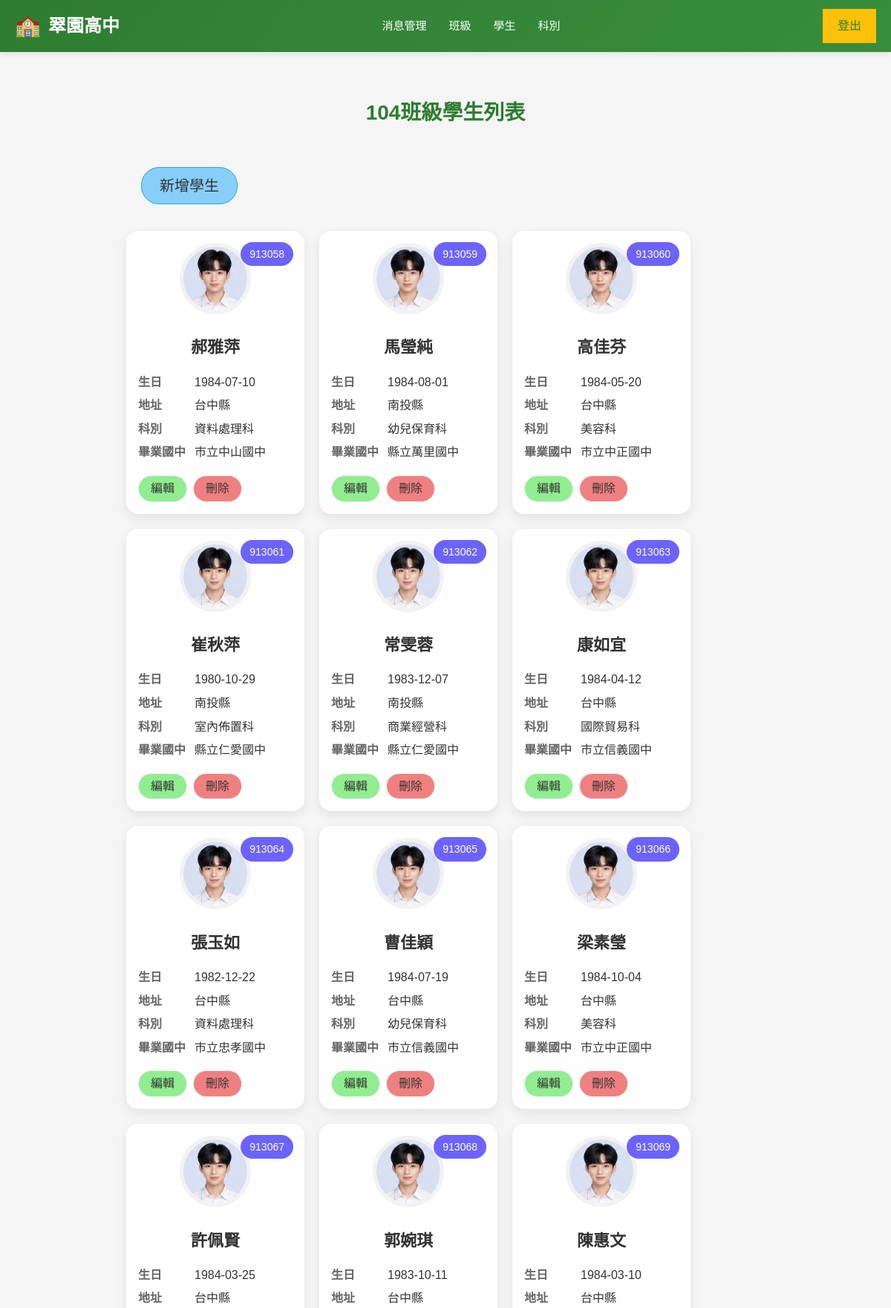
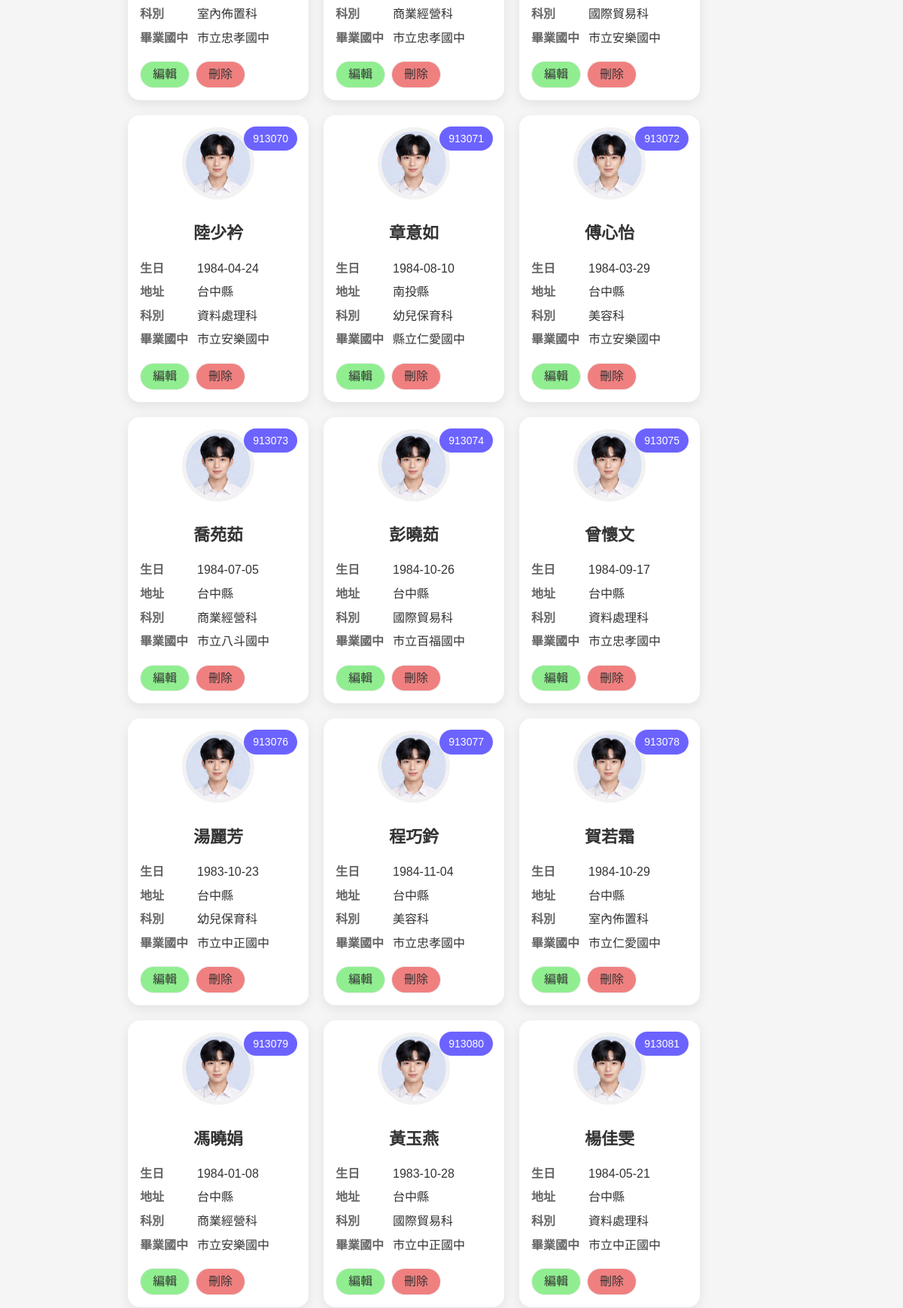
The page /school/admin.php?inc=class_students&code=104 (upper part) on the database its author committed (2 pictures, top to bottom).
### tables this page shows
CREATE TABLE `students` (
  `id` int(10) UNSIGNED NOT NULL,
  `school_num` int(6) DEFAULT NULL COMMENT '學號',
  `name` varchar(8) DEFAULT NULL COMMENT '姓名',
  `birthday` date DEFAULT NULL COMMENT '出生年月日',
  `uni_id` varchar(10) DEFAULT NULL COMMENT '身分證號碼',
  `addr` varchar(32) DEFAULT NULL COMMENT '住址',
  `parents` varchar(8) DEFAULT NULL COMMENT '家長',
  `tel` varchar(16) DEFAULT NULL COMMENT '電話',
  `dept` varchar(8) DEFAULT NULL COMMENT '科別',
  `graduate_at` varchar(16) DEFAULT NULL COMMENT '畢業國中',
  `status_code` varchar(4) DEFAULT NULL
);

CREATE TABLE `dept` (
  `id` int(10) UNSIGNED NOT NULL,
  `code` varchar(3) NOT NULL,
  `name` varchar(32) NOT NULL
);

CREATE TABLE `graduate_school` (
  `id` int(10) UNSIGNED NOT NULL,
  `county` varchar(8) NOT NULL,
  `name` varchar(64) NOT NULL
);

### school/include/class_students.php (the view)
<h2><?= $_GET['code']; ?>班級學生列表</h2>
<a href="?inc=add_student&code=<?= $_GET['code']; ?>" class='add-btn'>新增學生</a>
<?php
include_once "db_conn.php";
$sql="select
             `students`.`school_num`,
             `students`.`name`,
             `dept`.`name` as 'dept_name',
             `addr`,
             `uni_id`,
             `graduate_school`.`name` as 'graduate_school',
             `birthday`
        from `class_student`,
             `students`,
             `dept`,
             `graduate_school`
       where `class_student`.`class_code`='{$_GET['code']}' AND
             `class_student`.`school_num`=`students`.`school_num` AND
             `dept`.`id`=`students`.`dept` AND
             `graduate_school`.`id`=`students`.`graduate_at`";
$students=$pdo->query($sql)->fetchAll();
echo "<div class='student-list'>";
foreach($students as $student):?>
    <div class="student-card">
        <div class="student-id">
            <?= $student['school_num']; ?>
        </div>
        <div class="student-photo">
            <?php if(isset($student['header'])):;?>
            <img src="img/<?= $student['header']; ?>">
            <?php else :;?>
            <img src="img/<?= (mb_substr($student['uni_id'],1,1)==1)?'header_default_boy.jpg':'header_default_girl.jpg'; ?>">
            <?php endif;?>
        </div>
        <div class="student-name">
            <?= $student['name'] ?>
        </div>
        <div class="student-info">
            <div class="info-row">
                <span class="label">生日</span>
                <span class="value"><?= $student['birthday']; ?></span>
            </div>
            <div class="info-row">
                <span class="label">地址</span>
                <span class="value"><?= mb_substr($student['addr'],0,3); ?></span>
            </div>
            <div class="info-row">
                <span class="label">科別</span>
                <span class="value"><?= $student['dept_name']; ?></span>
            </div>
            <div class="info-row">
                <span class="label">畢業國中</span>
                <span class="value"><?= $student['graduate_school']; ?></span>
            </div>
            <div class="btn-row">
                <a class="edit-btn" href="?inc=edit_student&num=<?= $student['school_num']; ?>">編輯</a>
                <a class="del-btn" href="?inc=delete_student&num=<?= $student['school_num']; ?>">刪除</a>
            </div>
        </div>
    </div>
    <?php endforeach;?>
</div>

### school/css/global.css (style rules this page uses)
* { margin: 0; padding: 0; box-sizing: border-box; }
:root { --primary-color: #2e7d32; --primary-light: #388e3c; --accent-color: #ff9800; --accent-dark: #f57c00; --secondary-color: #ffc107; --text-primary: #333; --text-secondary: #666; --text-light: #999; --bg-light: #f5f5f5; --bg-lightest: #f9fbe7; --border-color: #e0e0e0; --shadow-sm: 0 2px 4px rgba(0, 0, 0, 0.1); --shadow-md: 0 4px 12px rgba(0, 0, 0, 0.08); --shadow-lg: 0 8px 20px rgba(0, 0, 0, 0.15); --transition: all 0.3s ease; }
html, body { font-family: 'Arial', 'Microsoft YaHei', sans-serif; line-height: 1.6; color: var(--text-primary); }
body { background-color: var(--bg-light); }
a { color: var(--primary-color); text-decoration: none; transition: var(--transition); }
h1, h2, h3, h4, h5, h6 { color: var(--primary-color); margin-bottom: 15px; }
h2 { font-size: 28px; }

### school/css/admin-layout.css (style rules this page uses)
.main-content h2 { text-align: center; margin-bottom: 30px; font-size: 28px; color: #2e7d32; }

### school/css/card.css (style rules this page uses)
.student-list { display: flex; flex-wrap: wrap; gap: 20px; margin: 16px 0; }
.student-card { width: 240px; background: #ffffff; border-radius: 16px; padding: 16px; box-shadow: 0 5px 15px rgba(0, 0, 0, 0.08); position: relative; transition: 0.3s; }
.student-id { position: absolute; top: 15px; right: 15px; background: #6c63ff; color: white; padding: 5px 12px; border-radius: 30px; font-size: 14px; }
.student-photo { text-align: center; margin-bottom: 15px; }
.student-photo img { width: 96px; height: 96px; border-radius: 50%; object-fit: cover; border: 5px solid #f2f2f2; }
.student-name { text-align: center; font-size: 22px; font-weight: bold; margin-bottom: 16px; margin-top: 20px; }
.student-info { display: flex; flex-direction: column; gap: 6px; }
.info-row { display: flex; }
.label { width: 76px; color: #666; font-weight: bold; }
.value { flex: 1; color: #333; }
.btn-row { display: flex; gap: 8px; margin-top: 12px; }
a.edit-btn { padding: 4px 16px; border: 1px solid #eee; border-radius: 20px; background: lightgreen; text-decoration: none; cursor: pointer; transition: all 0.3s ease; display: inline-block; color: #333; }
a.del-btn { padding: 4px 16px; border: 1px solid #eee; border-radius: 20px; background: lightcoral; text-decoration: none; cursor: pointer; transition: all 0.3s ease; display: inline-block; color: #333; }
.add-btn { display: inline-block; padding: 8px 24px; background: lightskyblue; margin: 20px; border: 1px solid lightseagreen; border-radius: 24px; font-size: 20px; text-decoration: none; cursor: pointer; transition: all 0.3s ease; color: #333; }

### rows shown on the page
students: school_num "913058", name "郝雅萍", birthday "1984-07-10", addr "台中縣", dept.name "資料處理科", graduate_school.name "市立中山國中"
students: school_num "913059", name "馬瑩純", birthday "1984-08-01", addr "南投縣", dept.name "幼兒保育科", graduate_school.name "縣立萬里國中"
students: school_num "913060", name "高佳芬", birthday "1984-05-20", addr "台中縣", dept.name "美容科", graduate_school.name "市立中正國中"
students: school_num "913061", name "崔秋萍", birthday "1980-10-29", addr "南投縣", dept.name "室內佈置科", graduate_school.name "縣立仁愛國中"
students: school_num "913062", name "常雯蓉", birthday "1983-12-07", addr "南投縣", dept.name "商業經營科", graduate_school.name "縣立仁愛國中"
students: school_num "913063", name "康如宜", birthday "1984-04-12", addr "台中縣", dept.name "國際貿易科", graduate_school.name "市立信義國中"
students: school_num "913064", name "張玉如", birthday "1982-12-22", addr "台中縣", dept.name "資料處理科", graduate_school.name "市立忠孝國中"
students: school_num "913065", name "曹佳穎", birthday "1984-07-19", addr "台中縣", dept.name "幼兒保育科", graduate_school.name "市立信義國中"
students: school_num "913066", name "梁素瑩", birthday "1984-10-04", addr "台中縣", dept.name "美容科", graduate_school.name "市立中正國中"
students: school_num "913067", name "許佩賢", birthday "1984-03-25", addr "台中縣", dept.name "室內佈置科", graduate_school.name "市立忠孝國中"
students: school_num "913068", name "郭婉琪", birthday "1983-10-11", addr "台中縣", dept.name "商業經營科", graduate_school.name "市立忠孝國中"
students: school_num "913069", name "陳惠文", birthday "1984-03-10", addr "台中縣", dept.name "國際貿易科", graduate_school.name "市立安樂國中"
students: school_num "913070", name "陸少衿", birthday "1984-04-24", addr "台中縣", dept.name "資料處理科", graduate_school.name "市立安樂國中"
students: school_num "913071", name "章意如", birthday "1984-08-10", addr "南投縣", dept.name "幼兒保育科", graduate_school.name "縣立仁愛國中"
students: school_num "913072", name "傅心怡", birthday "1984-03-29", addr "台中縣", dept.name "美容科", graduate_school.name "市立安樂國中"
students: school_num "913073", name "喬苑茹", birthday "1984-07-05", addr "台中縣", dept.name "商業經營科", graduate_school.name "市立八斗國中"
students: school_num "913074", name "彭曉茹", birthday "1984-10-26", addr "台中縣", dept.name "國際貿易科", graduate_school.name "市立百福國中"
students: school_num "913075", name "曾懷文", birthday "1984-09-17", addr "台中縣", dept.name "資料處理科", graduate_school.name "市立忠孝國中"
students: school_num "913076", name "湯麗芳", birthday "1983-10-23", addr "台中縣", dept.name "幼兒保育科", graduate_school.name "市立中正國中"
students: school_num "913077", name "程巧鈐", birthday "1984-11-04", addr "台中縣", dept.name "美容科", graduate_school.name "市立忠孝國中"
students: school_num "913078", name "賀若霜", birthday "1984-10-29", addr "台中縣", dept.name "室內佈置科", graduate_school.name "市立仁愛國中"
students: school_num "913079", name "馮曉娟", birthday "1984-01-08", addr "台中縣", dept.name "商業經營科", graduate_school.name "市立安樂國中"
students: school_num "913080", name "黃玉燕", birthday "1983-10-28", addr "台中縣", dept.name "國際貿易科", graduate_school.name "市立中正國中"
students: school_num "913081", name "楊佳雯", birthday "1984-05-21", addr "台中縣", dept.name "資料處理科", graduate_school.name "市立中正國中"

### other values the page prints
$_GET['code'] "104"
